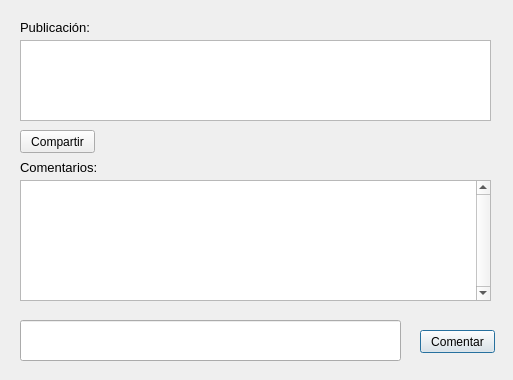
<?xml version="1.0" encoding="UTF-8"?>
<ui version="4.0">
 <class>Vizualizar</class>
 <widget class="QDialog" name="Vizualizar">
  <property name="geometry">
   <rect>
    <x>0</x>
    <y>0</y>
    <width>513</width>
    <height>380</height>
   </rect>
  </property>
  <property name="windowTitle">
   <string>Dialog</string>
  </property>
  <widget class="QLabel" name="label_2">
   <property name="geometry">
    <rect>
     <x>20</x>
     <y>160</y>
     <width>101</width>
     <height>16</height>
    </rect>
   </property>
   <property name="font">
    <font>
     <pointsize>10</pointsize>
    </font>
   </property>
   <property name="text">
    <string>&lt;html&gt;&lt;head/&gt;&lt;body&gt;&lt;p&gt;Comentarios: &lt;/p&gt;&lt;/body&gt;&lt;/html&gt;</string>
   </property>
  </widget>
  <widget class="QLabel" name="label">
   <property name="geometry">
    <rect>
     <x>20</x>
     <y>20</y>
     <width>71</width>
     <height>16</height>
    </rect>
   </property>
   <property name="font">
    <font>
     <pointsize>10</pointsize>
    </font>
   </property>
   <property name="text">
    <string>&lt;html&gt;&lt;head/&gt;&lt;body&gt;&lt;p&gt;Publicación: &lt;/p&gt;&lt;/body&gt;&lt;/html&gt;</string>
   </property>
  </widget>
  <widget class="QTextEdit" name="tbxPublic_2">
   <property name="enabled">
    <bool>true</bool>
   </property>
   <property name="geometry">
    <rect>
     <x>20</x>
     <y>40</y>
     <width>471</width>
     <height>81</height>
    </rect>
   </property>
   <property name="readOnly">
    <bool>true</bool>
   </property>
  </widget>
  <widget class="QPushButton" name="pbtn_comentar">
   <property name="geometry">
    <rect>
     <x>420</x>
     <y>330</y>
     <width>75</width>
     <height>23</height>
    </rect>
   </property>
   <property name="text">
    <string>Comentar</string>
   </property>
  </widget>
  <widget class="QTextEdit" name="tbxPublic">
   <property name="enabled">
    <bool>true</bool>
   </property>
   <property name="geometry">
    <rect>
     <x>20</x>
     <y>180</y>
     <width>471</width>
     <height>121</height>
    </rect>
   </property>
   <property name="verticalScrollBarPolicy">
    <enum>Qt::ScrollBarAlwaysOn</enum>
   </property>
   <property name="readOnly">
    <bool>true</bool>
   </property>
  </widget>
  <widget class="QPushButton" name="pbtn_compartir">
   <property name="geometry">
    <rect>
     <x>20</x>
     <y>130</y>
     <width>75</width>
     <height>23</height>
    </rect>
   </property>
   <property name="text">
    <string>Compartir</string>
   </property>
  </widget>
  <widget class="QLineEdit" name="tbxNComent">
   <property name="geometry">
    <rect>
     <x>20</x>
     <y>320</y>
     <width>381</width>
     <height>41</height>
    </rect>
   </property>
  </widget>
 </widget>
 <resources/>
 <connections/>
</ui>
